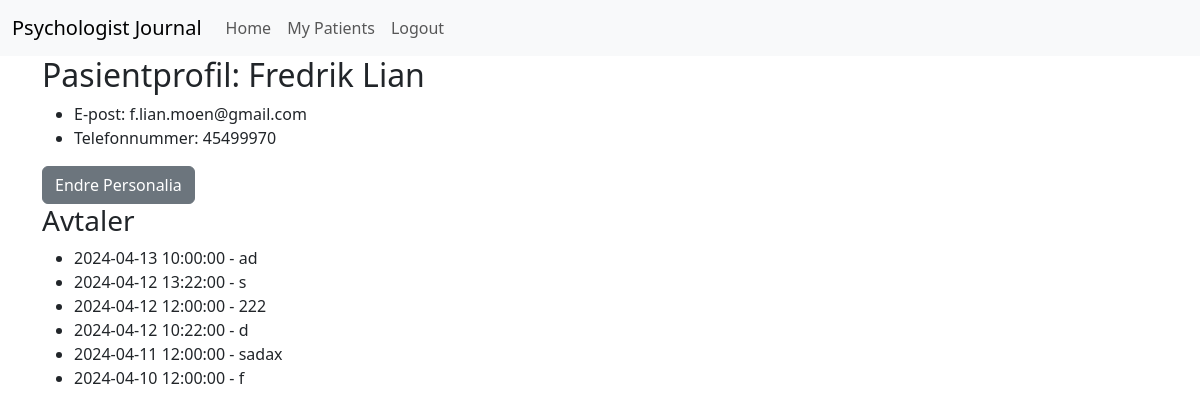
The app's page /patient/1 (signed in), older data.
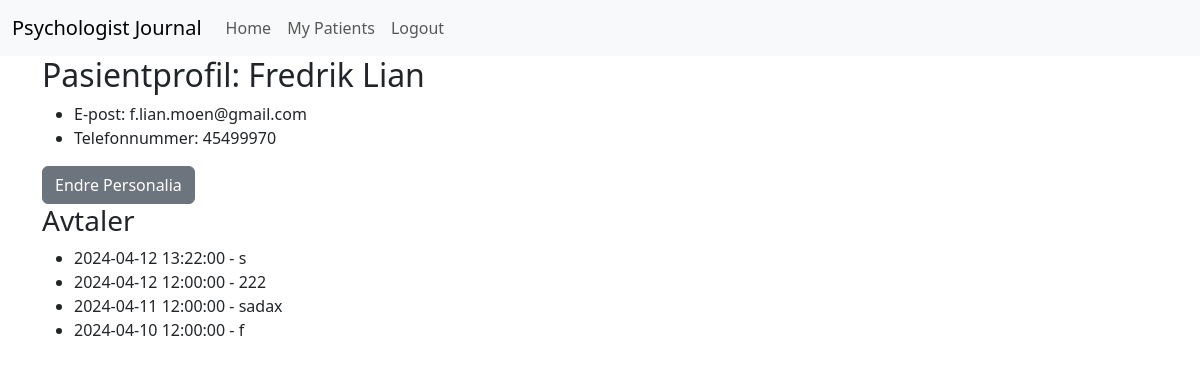
The same page, newer data.
### app/models.py (models this page shows)
class Appointment(db.Model):
    id = db.Column(db.Integer, primary_key=True)
    datetime = db.Column(db.DateTime, nullable=False, default=datetime.utcnow)
    description = db.Column(db.String(200))
    patient_id = db.Column(db.Integer, db.ForeignKey('patient.id'), nullable=False)

### app/routes.py (the view)
@app.route("/patient/<int:patient_id>")
@login_required
def view_patient(patient_id):
    patient = Patient.query.get_or_404(patient_id)
    appointments = Appointment.query.filter_by(patient_id=patient_id).order_by(Appointment.datetime.desc()).all()
    return render_template('patient_profile.html', patient=patient, appointments=appointments)

### app/models.py (called while the page is built)
@login_manager.user_loader
def load_user(user_id):
    return Psychologist.query.get(int(user_id))

### app/templates/patient_profile.html
{% extends "base.html" %}
{% block content %}
<h2>Pasientprofil: {{ patient.first_name }} {{ patient.last_name }}</h2>
<ul>
    <li>E-post: {{ patient.email }}</li>
    <li>Telefonnummer: {{ patient.phone_number }}</li>
</ul>
<a href="{{ url_for('edit_patient', patient_id=patient.id) }}" class="btn btn-secondary">Endre Personalia</a>
<h3>Avtaler</h3>
<ul>
{% for appointment in appointments %}
    <li>{{ appointment.datetime }} - {{ appointment.description }}</li>
{% endfor %}
</ul>
{% endblock %}

Row changes from the older to the newer data that the page shows:
no longer on this page (row edited): Appointment: datetime "2024-04-13 10:00:00", description "ad"
no longer on this page (row edited): Appointment: datetime "2024-04-12 10:22:00", description "d"
